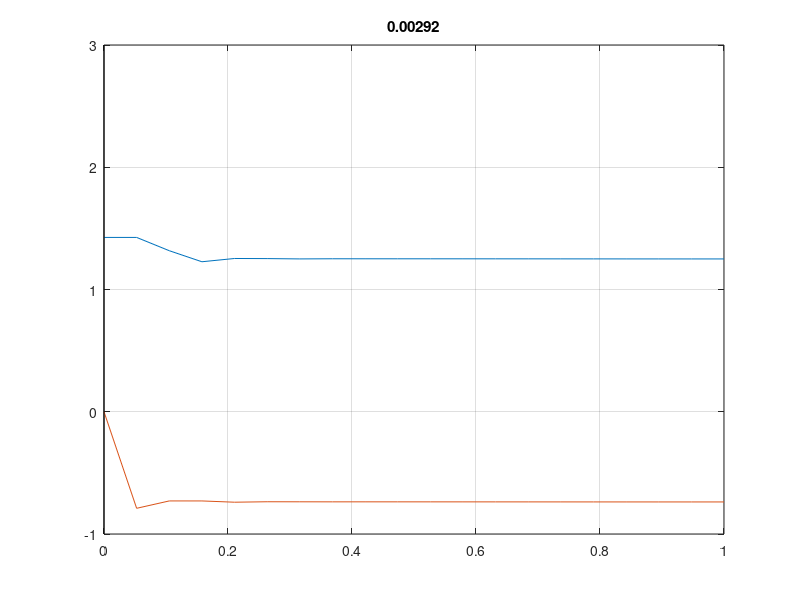

MATLAB code to generate this figure:
% 1D gas equations, inviscid.

% Continuity:  rho_t +rho*u_x + u *rho_x = 0
% Momentum:    u_t + u*u_x = - (RT/rho)*rho_x

% Boundary conditions, using ghost cells i=1 and i=imax: 
% rho_x(0)=0, u(0)=0, rho(1)=rho0, u_x(1)=0.
% Here, discretisized on a staggered mesh, 1.st order upwind scheme

clear all
close all
clc

imax=20;
dx=1/(imax-1.5);
u=zeros(imax,1);        % Initially at rest
nu=u;
rho=ones(imax,1)*.5;    % Initial density inside a tube
nrho=rho;
RT=287*293;
rho(imax)=1.25;         % Boundary value on the sudden opening
nrho(imax)=1.25;

dt=0.00002;            % Even upwind scheme need very small dt :-(
r=dt/dx;
c=sqrt(1.4*RT);
tmax=1/c;               % Stop when the wave should have reached the end of the tube
nmax=ceil(tmax/dt);
X=linspace(0,1,imax);
plot(X,rho,X,u/c,[0 0],[-1 3],'k')
grid on
pause
for n=2:nmax
    for i=2:imax-1
        uave=(u(i)+u(i-1))/2;
        if uave>0
            nrho(i)=rho(i)-r*rho(i)*(u(i)-u(i-1))-r*uave*(rho(i)-rho(i-1));
        else
            nrho(i)=rho(i)-r*rho(i)*(u(i)-u(i-1))-r*uave*(rho(i+1)-rho(i));
        end
        if u(i)>0
            nu(i)=u(i)-r*u(i)*(u(i)-u(i-1))-2*RT*r*(rho(i+1)-rho(i))/(rho(i+1)+rho(i));
        else
            nu(i)=u(i)-r*u(i)*(u(i+1)-u(i))-2*RT*r*(rho(i+1)-rho(i))/(rho(i+1)+rho(i));
        end
    end
    rho=nrho;
    u=nu;
    rho(1)=rho(2);
    u(imax)=u(imax-1);
    plot(X,rho,X,u/c,[0 0],[-1 3],'k')
    grid on
    title(num2str(n*dt))
    drawnow;
end
